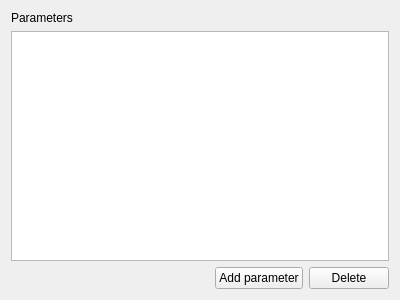
<?xml version="1.0" encoding="UTF-8"?>
<ui version="4.0">
 <class>CreateCmdlineBasedWorkerWizardAttributesPage</class>
 <widget class="QWizardPage" name="CreateCmdlineBasedWorkerWizardAttributesPage">
  <property name="geometry">
   <rect>
    <x>0</x>
    <y>0</y>
    <width>400</width>
    <height>300</height>
   </rect>
  </property>
  <property name="windowTitle">
   <string>WizardPage</string>
  </property>
  <layout class="QVBoxLayout" name="verticalLayout">
   <item>
    <widget class="QLabel" name="lblTitle">
     <property name="text">
      <string>Parameters</string>
     </property>
    </widget>
   </item>
   <item>
    <widget class="QTableView" name="tvAttributes">
     <property name="selectionMode">
      <enum>QAbstractItemView::SingleSelection</enum>
     </property>
    </widget>
   </item>
   <item>
    <layout class="QHBoxLayout" name="buttonsLayout">
     <property name="sizeConstraint">
      <enum>QLayout::SetMinAndMaxSize</enum>
     </property>
     <item>
      <spacer name="horizontalSpacer">
       <property name="orientation">
        <enum>Qt::Horizontal</enum>
       </property>
       <property name="sizeHint" stdset="0">
        <size>
         <width>188</width>
         <height>20</height>
        </size>
       </property>
      </spacer>
     </item>
     <item>
      <widget class="QPushButton" name="pbAdd">
       <property name="text">
        <string>Add parameter</string>
       </property>
      </widget>
     </item>
     <item>
      <widget class="QPushButton" name="pbDelete">
       <property name="text">
        <string>Delete</string>
       </property>
      </widget>
     </item>
    </layout>
   </item>
  </layout>
 </widget>
 <resources/>
 <connections/>
</ui>
